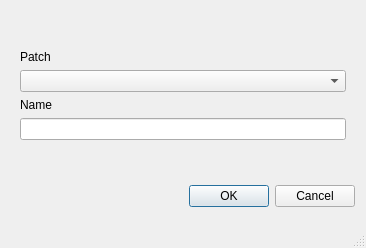
<?xml version="1.0" encoding="UTF-8"?>
<ui version="4.0">
 <class>midiDialog</class>
 <widget class="QDialog" name="midiDialog">
  <property name="windowModality">
   <enum>Qt::WindowModality::ApplicationModal</enum>
  </property>
  <property name="geometry">
   <rect>
    <x>0</x>
    <y>0</y>
    <width>366</width>
    <height>248</height>
   </rect>
  </property>
  <property name="minimumSize">
   <size>
    <width>0</width>
    <height>0</height>
   </size>
  </property>
  <property name="windowTitle">
   <string>Save Patch to GNX</string>
  </property>
  <property name="sizeGripEnabled">
   <bool>true</bool>
  </property>
  <property name="modal">
   <bool>true</bool>
  </property>
  <layout class="QVBoxLayout" name="verticalLayout">
   <item>
    <widget class="QWidget" name="widget" native="true">
     <property name="sizePolicy">
      <sizepolicy hsizetype="Preferred" vsizetype="Maximum">
       <horstretch>0</horstretch>
       <verstretch>0</verstretch>
      </sizepolicy>
     </property>
     <layout class="QVBoxLayout" name="verticalLayout_2">
      <item>
       <widget class="QLabel" name="label">
        <property name="sizePolicy">
         <sizepolicy hsizetype="Preferred" vsizetype="Maximum">
          <horstretch>0</horstretch>
          <verstretch>0</verstretch>
         </sizepolicy>
        </property>
        <property name="text">
         <string>Patch</string>
        </property>
       </widget>
      </item>
      <item>
       <widget class="QComboBox" name="targetComboBox"/>
      </item>
      <item>
       <widget class="QLabel" name="label_2">
        <property name="text">
         <string>Name</string>
        </property>
       </widget>
      </item>
      <item>
       <widget class="QLineEdit" name="inputName">
        <property name="maxLength">
         <number>6</number>
        </property>
       </widget>
      </item>
     </layout>
    </widget>
   </item>
   <item>
    <widget class="QDialogButtonBox" name="buttonBox">
     <property name="orientation">
      <enum>Qt::Orientation::Horizontal</enum>
     </property>
     <property name="standardButtons">
      <set>QDialogButtonBox::StandardButton::Cancel|QDialogButtonBox::StandardButton::Ok</set>
     </property>
    </widget>
   </item>
  </layout>
 </widget>
 <resources/>
 <connections>
  <connection>
   <sender>buttonBox</sender>
   <signal>accepted()</signal>
   <receiver>midiDialog</receiver>
   <slot>accept()</slot>
   <hints>
    <hint type="sourcelabel">
     <x>248</x>
     <y>254</y>
    </hint>
    <hint type="destinationlabel">
     <x>157</x>
     <y>274</y>
    </hint>
   </hints>
  </connection>
  <connection>
   <sender>buttonBox</sender>
   <signal>rejected()</signal>
   <receiver>midiDialog</receiver>
   <slot>reject()</slot>
   <hints>
    <hint type="sourcelabel">
     <x>316</x>
     <y>260</y>
    </hint>
    <hint type="destinationlabel">
     <x>286</x>
     <y>274</y>
    </hint>
   </hints>
  </connection>
 </connections>
</ui>
